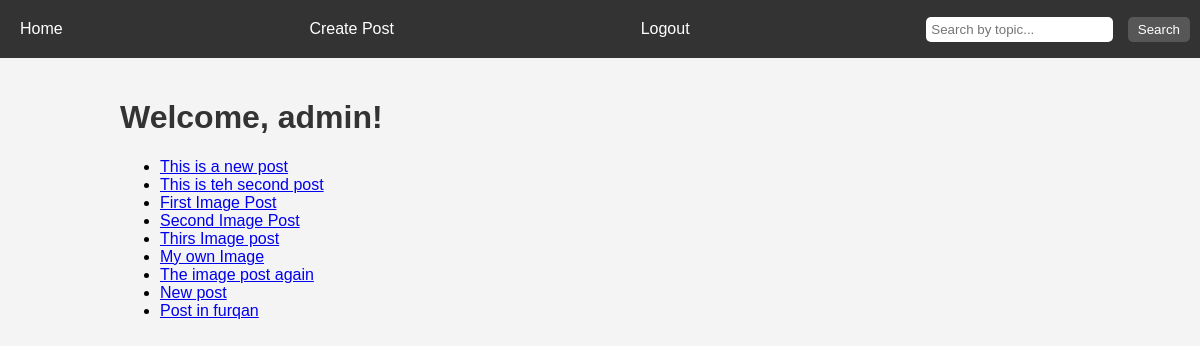
Screenshot of /home (signed in) with the database file from the repository.
### blog/models.py (models this page shows, shortened)
class User(db.Model, UserMixin):
    id = db.Column(db.Integer, primary_key=True)
    email = db.Column(db.String(150), unique=True, nullable=False)
    username = db.Column(db.String(150), unique=True, nullable=False)
    password = db.Column(db.String(150), nullable=False)
    date_created = db.Column(db.DateTime(timezone=True), default=func.now())
    posts = db.relationship('Post', backref='author', lazy=True)

class Post(db.Model):
    id = db.Column(db.Integer, primary_key=True)
    title = db.Column(db.String(150), nullable=False)
    body = db.Column(db.Text, nullable=False)
    image = db.Column(db.String(100))
    date_created = db.Column(db.DateTime(timezone=True), default=func.now())
    author_id = db.Column(db.Integer, db.ForeignKey('user.id'), nullable=False)

### blog/views.py (the view)
@views.route("/home")
@login_required
def home():
    query = request.args.get("q")
    if query:
        posts = Post.query.filter(
            Post.title.contains(query)
        ).all()
    else:
        posts = Post.query.all()
    return render_template("home.html", name=current_user.username, posts=posts)

### blog/__init__.py (called while the page is built)
def create_app():
    app = Flask(__name__)
    app.config['SECRET_KEY'] = "supersecretkey"
    app.config['SQLALCHEMY_DATABASE_URI'] = f'sqlite:///{DB_NAME}'
    db.init_app(app)
    migrate.init_app(app, db)
    from .views import views
    from .auth import auth
    app.register_blueprint(views, url_prefix="/")
    app.register_blueprint(auth, url_prefix="/")
    from .models import User, Post
    print(f"Database path: {path.abspath(DB_NAME)}")  # Add this line
    create_database(app)
    login_manager = LoginManager()
    login_manager.login_view = "auth.login"
    login_manager.init_app(app)
    @login_manager.user_loader
    def load_user(id):
        return User.query.get(int(id))
    return app

### blog/templates/home.html (shortened to what this page needs)
{% extends "base.html" %}
{% block content %}
<h1>Welcome, {{ name }}!</h1>
{% if posts %}
    <ul>
        {% for post in posts %}
            <li>
                <a href="{{ url_for('views.post', post_id=post.id) }}">{{ post.title }}</a>
            </li>
        {% endfor %}
    </ul>
{% else %}
    <p>No posts yet. <a href="{{ url_for('views.create_post') }}">Create a new post</a>.</p>
{% endif %}
{% endblock %}

### blog/templates/base.html (shortened to what this page needs)
<!DOCTYPE html>
<html lang="en">
<head>
</head>
<body>
    <nav>
        <a href="/">Home</a>
        {% if current_user.is_authenticated %}
            <a href="/create-post">Create Post</a>
            <a href="/logout">Logout</a>
        {% else %}
            <a href="/login">Login</a>
            <a href="/sign-up">Sign Up</a>
        {% endif %}
        <form action="{{ url_for('views.home') }}" method="get">
            <input type="text" name="q" placeholder="Search by topic...">
            <button type="submit">Search</button>
        </form>
    </nav>
    <div class="container">
        {% block content %}{% endblock %}
    </div>
</body>
</html>

### blog/templates/base.html (style rules this page uses)
body { font-family: Arial, sans-serif; margin: 0; padding: 0; background-color: #f4f4f4; }
nav { background-color: #333; color: #fff; padding: 10px; display: flex; justify-content: space-between; align-items: center; }
nav a { color: #fff; text-decoration: none; padding: 10px; }
form { display: inline-block; }
form input[type="text"] { padding: 5px; border: none; border-radius: 5px; margin-right: 10px; }
form button { padding: 5px 10px; background-color: #575757; color: #fff; border: none; border-radius: 5px; cursor: pointer; }
.container { width: 80%; margin: auto; padding: 20px; }
h1, h2, h3 { color: #333; }

### rows the page displays
User: username "admin"
Post: title "This is a new post"
Post: title "This is teh second post"
Post: title "First Image Post"
Post: title "Second Image Post"
Post: title "Thirs Image post"
Post: title "My own Image"
Post: title "The image post again"
Post: title "New post"
Post: title "Post in furqan"
